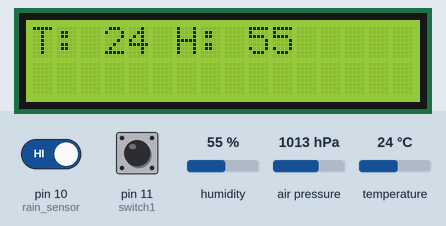
The sketch below on a simulated Arduino Uno, built with avr-gcc and run on an emulated ATmega328P. Shown: 16×2 character LCD. Inputs (shaded band) come from the test bench; at power-on: humidity 55 %, air pressure 1013 hPa, pin 10 (rain_sensor) HIGH, pin 11 (switch1) HIGH, temperature 24 °C.

Above: at 2.2 s.
2.3 s: humidity set to 63 %
At 8.9 s:
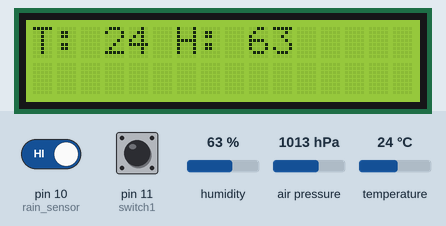
10.6 s: humidity set to 66 %
At 17.6 s:
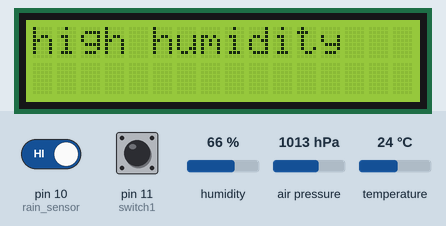
18.7 s: air pressure set to 952 hPa
At 24.1 s:
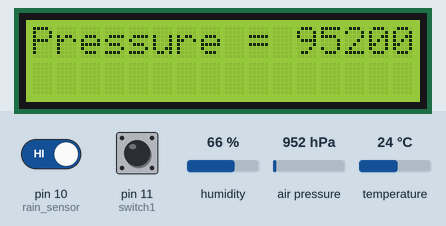
24.8 s: humidity set to 22 %
At 32.0 s:
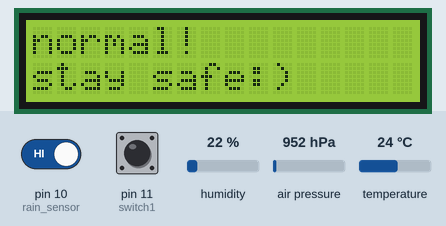
37.9 s: pin 10 (rain_sensor) driven LOW
At 44.8 s:
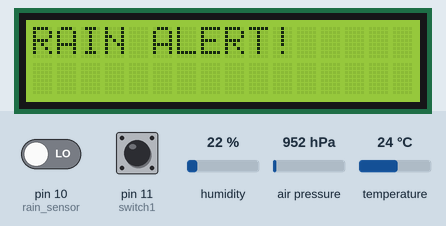
51.0 s: air pressure set to 975 hPa
At 57.3 s:
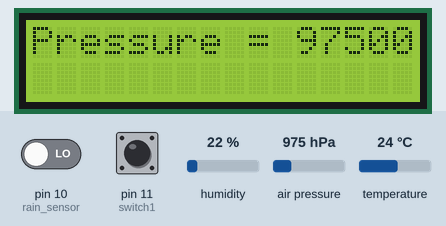
Timing chart, 0 to 58.8 s (numbered marks = the images above; inputs shaded):
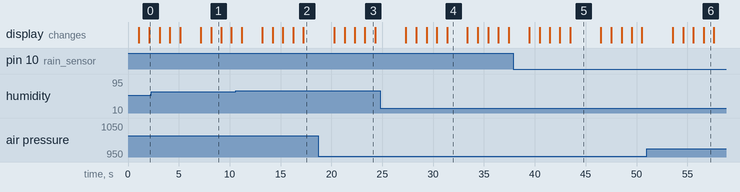

The sketch:

Advanced-LiFi-Communication-Sender.ino
```cpp
#include <Wire.h>
#include <Adafruit_BMP085.h>

#define seaLevelPressure_hPa 1013.25

Adafruit_BMP085 bmp;

#include <SoftwareSerial.h>
#include <LiquidCrystal.h>
#include <DHT.h>

#define DHTPIN A0       // Define the digital pin connected to DHT11
#define DHTTYPE DHT11   // Define sensor type

DHT dht(DHTPIN, DHTTYPE);
LiquidCrystal lcd(4, 5, 6, 7, 8, 9);

int rain_sensor = 10;
int switch1 = 11;

SoftwareSerial LIFISerial(2, 3);

void setup()
{
    Serial.begin(9600);
    LIFISerial.begin(9600);
    dht.begin();

    lcd.begin(16, 2);

    pinMode(rain_sensor, INPUT);
    pinMode(switch1, INPUT_PULLUP);

    lcd.setCursor(0, 0);
    lcd.print("Hilly ");
    lcd.setCursor(0, 1);
    lcd.print("Topographies");

    delay(1000);

    if (!bmp.begin()) {
        Serial.println("Could not find a valid BMP085 sensor, check wiring!");
        while (1) {}
    }
}

void loop()
{
    int rain_value = digitalRead(rain_sensor);

    lcd.clear();
    lcd.setCursor(0, 0);
    lcd.print("rain_value: ");
    lcd.setCursor(0, 1);
    lcd.print(rain_value);

    delay(1000);

    int humidity = dht.readHumidity();
    int temperature = dht.readTemperature();

    lcd.clear();
    lcd.setCursor(0, 0);
    lcd.print("T: ");
    lcd.print(temperature);

    lcd.print(" H: ");
    lcd.print(humidity);

    delay(1000);

    int switch_value = digitalRead(switch1);

    lcd.clear();
    lcd.setCursor(0, 0);
    lcd.print("switch_value: ");
    lcd.print(switch_value);

    delay(1000);

    lcd.clear();
    lcd.setCursor(0, 0);
    lcd.print("Pressure = ");
    lcd.print(bmp.readPressure());
    lcd.print(" Pa");

    delay(1000);

    if (humidity >= 65)
    {
        lcd.clear();
        lcd.setCursor(0, 0);
        lcd.print("high humidity");

        delay(1000);

        String dataToSend = "high humidity";
        LIFISerial.println(dataToSend);

        delay(1000); // Delay
    }
    else if (rain_value == 0)
    {
        lcd.clear();
        lcd.setCursor(0, 0);
        lcd.print("RAIN ALERT!");

        delay(1000);

        String dataToSend = "RAIN ALERT!";
        LIFISerial.println(dataToSend);

        delay(1000); // Delay
    }

    // Check if vehicle is near
    else if (switch_value == 0)
    {
        lcd.clear();
        lcd.setCursor(0, 0);
        lcd.print("EMERGENCY ALERT");

        String dataToSend = "EMERGENCY ALERT!";
        LIFISerial.println(dataToSend);

        delay(1000); // Delay
    }
    else if (bmp.readPressure() >= 100000)
    {
        lcd.clear();
        lcd.setCursor(0, 0);
        lcd.print("abnormal pressure");

        String dataToSend = "abnormal pressure!";
        LIFISerial.println(dataToSend);

        delay(1000); // Delay
    }
    else
    {
        lcd.clear();
        lcd.setCursor(0, 0);
        lcd.print("normal!");

        lcd.setCursor(0, 1);
        lcd.print("stay safe:)");

        String dataToSend = "normal!";
        LIFISerial.println(dataToSend);

        delay(1000);
    }

    delay(1000); // Adjust the delay as needed for performance
}
```

Measured:
- the behaviour switches between 64 and 65 % on humidity (found by bisection; images 1 and 2)
- what the display in image 1 shows lasts 1.0 s, from 8.2 s to 9.2 s
- what the display in image 4 shows lasts 2.0 s, from 31.4 s to 33.4 s
- what the display in image 5 shows lasts 3.0 s, from 43.5 s to 46.5 s
